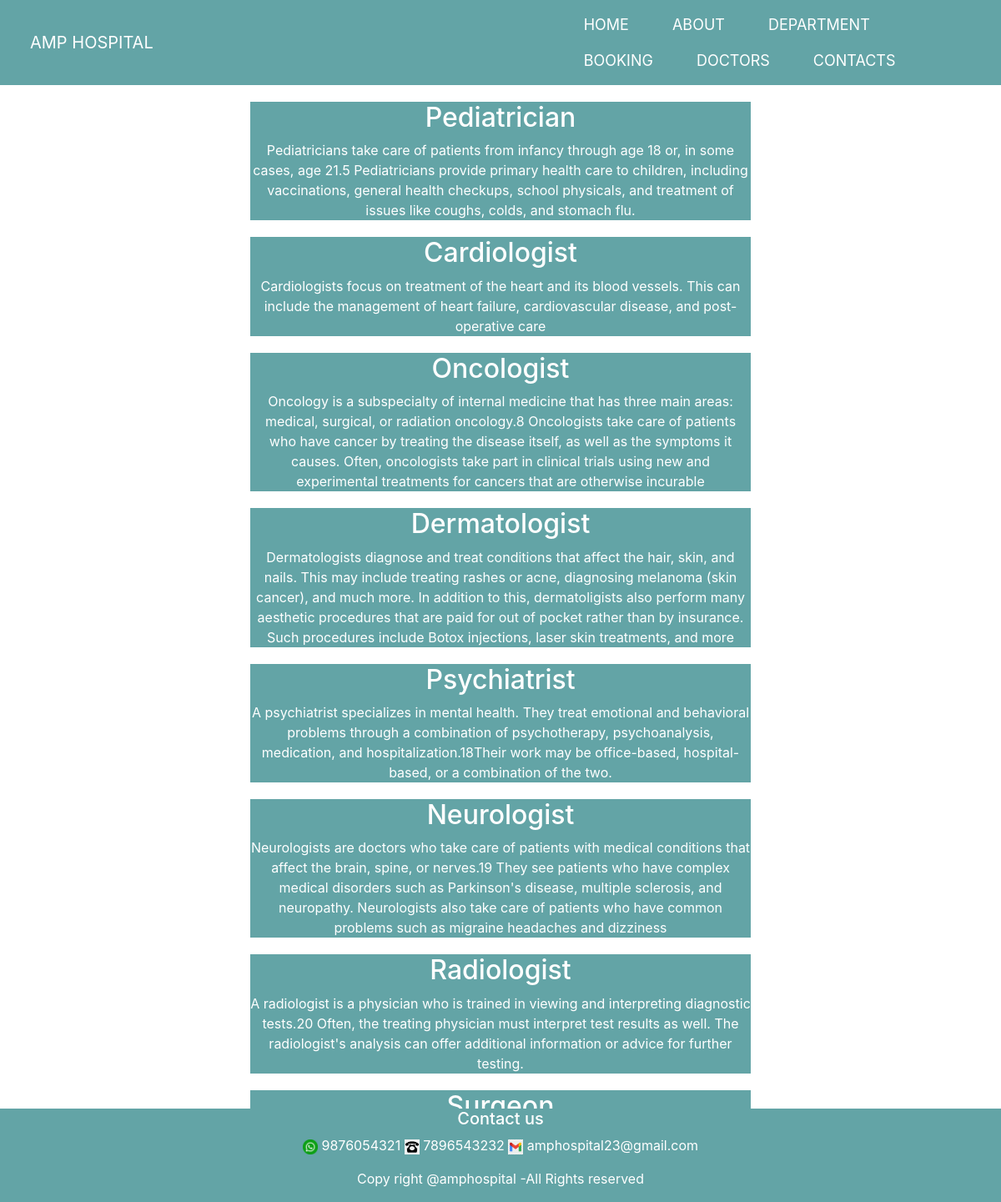
Page /department/ on the committed database.
### home/models.py (models this page shows, shortened)
class Departments(models.Model):
    dpt_name=models.CharField(max_length=100)
    dpt_description=models.TextField()

### home/views.py (the view)
# urls.py: path('department/',views.department,name='department'),
def department(request):
    dict_dpt={
        'dept':Departments.objects.all()
    }
    return render(request,'department.html',dict_dpt)

### templates/department.html (shortened to what this page needs)
{% extends 'base.html' %}
{% block content %}
{% for i in dept %}
<div style="background: rgb(99, 164, 166);color:white;width:50%;text-align:center;margin-left:25%;margin-top:20px;">
<h2>{{i.dpt_name}}</h2>
<p>{{i.dpt_description}}</p>
</div>
{% endfor %}
{% endblock %}

### rows in the picture
Departments: dpt_name "Pediatrician", dpt_description "Pediatricians take care of patients from infancy through age 18 or, in some cases, age 21.5 Pediatricians provide primary health care to children, including vaccinations, general health checkups, school physicals, and treatment of issues like coughs, colds, and stomach flu."
Departments: dpt_name "Cardiologist", dpt_description "Cardiologists focus on treatment of the heart and its blood vessels. This can include the management of heart failure, cardiovascular disease, and post-operative care"
Departments: dpt_name "Oncologist", dpt_description "Oncology is a subspecialty of internal medicine that has three main areas: medical, surgical, or radiation oncology.8 Oncologists take care of patients who have cancer by treating the disease itself, as well as the symptoms it causes. Often, oncologists take part in clinical trials using new and experimental treatments for cancers that are otherwise incurable"
Departments: dpt_name "Dermatologist", dpt_description "Dermatologists diagnose and treat conditions that affect the hair, skin, and nails. This may include treating rashes or acne, diagnosing melanoma (skin cancer), and much more. In addition to this, dermatoligists also perform many aesthetic procedures that are paid for out of pocket rather than by insurance. Such procedures include Botox injections, laser skin treatments, and more"
Departments: dpt_name "Psychiatrist", dpt_description "A psychiatrist specializes in mental health. They treat emotional and behavioral problems through a combination of psychotherapy, psychoanalysis, medication, and hospitalization.18Their work may be office-based, hospital-based, or a combination of the two."
Departments: dpt_name "Neurologist", dpt_description "Neurologists are doctors who take care of patients with medical conditions that affect the brain, spine, or nerves.19 They see patients who have complex medical disorders such as Parkinson's disease, multiple sclerosis, and neuropathy. Neurologists also take care of patients who have common problems such as migraine headaches and dizziness"
Departments: dpt_name "Radiologist", dpt_description "A radiologist is a physician who is trained in viewing and interpreting diagnostic tests.20 Often, the treating physician must interpret test results as well. The radiologist's analysis can offer additional information or advice for further testing."
Departments: dpt_name "Surgeon"
